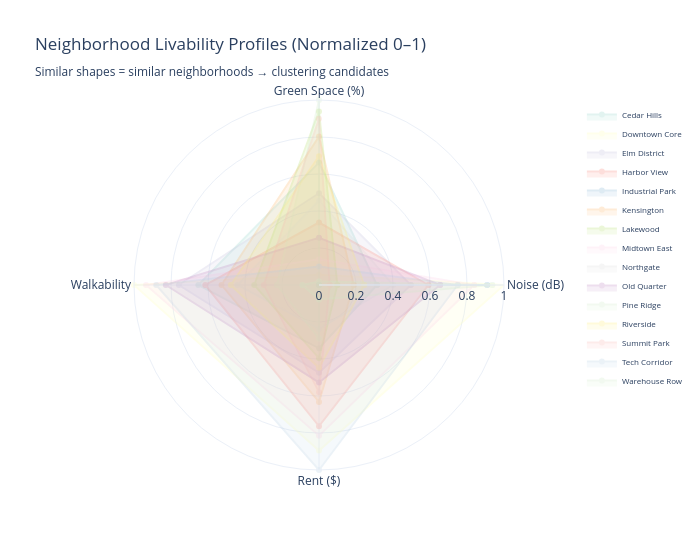

The cell this chart's notebook holds for it:
### Markdown cell above
### 2.2 — Radar Chart: Multi-Dimensional Neighborhood Profiles

Radar charts (spider plots) let us see all four features at once for each neighborhood. This makes it easy to spot which neighborhoods have "similar shapes" — exactly what clustering will quantify.

> **💡 Teaching Moment:** Radar charts are great for comparing a small number of entities across multiple standardized dimensions. The key word is **standardized** — we need to normalize the features so they're on the same scale, otherwise the feature with the largest range dominates the visual.

### Code cell
# Radar chart — normalize features to 0–1 for visual comparison
radar_features = ['noise_mean', 'green_mean', 'walk_mean', 'rent_mean']
radar_labels = ['Noise (dB)', 'Green Space (%)', 'Walkability', 'Rent ($)']

scaler_mm = MinMaxScaler()
normalized = pd.DataFrame(
    scaler_mm.fit_transform(profiles[radar_features]),
    columns=radar_labels,
    index=profiles.index
)

# Color palette for 15 neighborhoods
colors = (px.colors.qualitative.Set3 + px.colors.qualitative.Pastel1)[:15]

fig = go.Figure()
for i, (nbhd_id, row) in enumerate(normalized.iterrows()):
    values = row.tolist() + [row.tolist()[0]]  # close the polygon
    fig.add_trace(go.Scatterpolar(
        r=values,
        theta=radar_labels + [radar_labels[0]],
        fill='toself',
        name=nbhd_names[nbhd_id],
        opacity=0.25,
        line=dict(color=colors[i], width=2)
    ))

fig.update_layout(
    polar=dict(radialaxis=dict(visible=True, range=[0, 1])),
    title='Neighborhood Livability Profiles (Normalized 0–1)<br><sub>Similar shapes = similar neighborhoods → clustering candidates</sub>',
    template='plotly_white',
    width=700, height=550,
    showlegend=True,
    legend=dict(font=dict(size=8), x=1.05)
)
fig.show()

print("🔍 Notice how the radar shapes naturally group:")
print("   • Downtown Core, Tech Corridor, Midtown East → large noise + walkability spikes")
print("   • Pine Ridge, Lakewood, Summit Park → large green space spikes, low noise")
print("   • Industrial Park, Warehouse Row → high noise, low everything else")

### Figure 1 — Plotly figure (JSON) as saved in the notebook; plotly's stock layout.template omitted (floating-point values rounded to 4 significant figures)
{"data": [{"fill": "toself", "line": {"color": "rgb(141,211,199)", "width": 2}, "name": "Cedar Hills", "opacity": 0.25, "r": [0.313, 0.6624, 0.6524, 0.3425, 0.313], "theta": ["Noise (dB)", "Green Space (%)", "Walkability", "Rent ($)", "Noise (dB)"], "type": "scatterpolar"}, {"fill": "toself", "line": {"color": "rgb(255,255,179)", "width": 2}, "name": "Downtown Core", "opacity": 0.25, "r": [1.0, 0.0549, 1, 0.8951, 1.0], "theta": ["Noise (dB)", "Green Space (%)", "Walkability", "Rent ($)", "Noise (dB)"], "type": "scatterpolar"}, {"fill": "toself", "line": {"color": "rgb(190,186,218)", "width": 2}, "name": "Elm District", "opacity": 0.25, "r": [0.4959, 0.4961, 0.7575, 0.4743, 0.4959], "theta": ["Noise (dB)", "Green Space (%)", "Walkability", "Rent ($)", "Noise (dB)"], "type": "scatterpolar"}, {"fill": "toself", "line": {"color": "rgb(251,128,114)", "width": 2}, "name": "Harbor View", "opacity": 0.25, "r": [0.5916, 0.3378, 0.6146, 0.7632, 0.5916], "theta": ["Noise (dB)", "Green Space (%)", "Walkability", "Rent ($)", "Noise (dB)"], "type": "scatterpolar"}, {"fill": "toself", "line": {"color": "rgb(128,177,211)", "width": 2}, "name": "Industrial Park", "opacity": 0.25, "r": [0.909, 0, 0, 0, 0.909], "theta": ["Noise (dB)", "Green Space (%)", "Walkability", "Rent ($)", "Noise (dB)"], "type": "scatterpolar"}, {"fill": "toself", "line": {"color": "rgb(253,180,98)", "width": 2}, "name": "Kensington", "opacity": 0.25, "r": [0.1873, 0.8022, 0.527, 0.6322, 0.1873], "theta": ["Noise (dB)", "Green Space (%)", "Walkability", "Rent ($)", "Noise (dB)"], "type": "scatterpolar"}, {"fill": "toself", "line": {"color": "rgb(179,222,105)", "width": 2}, "name": "Lakewood", "opacity": 0.25, "r": [0.09913, 0.9383, 0.3501, 0.3956, 0.09913], "theta": ["Noise (dB)", "Green Space (%)", "Walkability", "Rent ($)", "Noise (dB)"], "type": "scatterpolar"}, {"fill": "toself", "line": {"color": "rgb(252,205,229)", "width": 2}, "name": "Midtown East", "opacity": 0.25, "r": [0.8388, 0.1386, 0.9347, 0.8147, 0.8388], "theta": ["Noise (dB)", "Green Space (%)", "Walkability", "Rent ($)", "Noise (dB)"], "type": "scatterpolar"}, {"fill": "toself", "line": {"color": "rgb(217,217,217)", "width": 2}, "name": "Northgate", "opacity": 0.25, "r": [0.4006, 0.457, 0.44, 0.2376, 0.4006], "theta": ["Noise (dB)", "Green Space (%)", "Walkability", "Rent ($)", "Noise (dB)"], "type": "scatterpolar"}, {"fill": "toself", "line": {"color": "rgb(188,128,189)", "width": 2}, "name": "Old Quarter", "opacity": 0.25, "r": [0.6543, 0.2557, 0.828, 0.5266, 0.6543], "theta": ["Noise (dB)", "Green Space (%)", "Walkability", "Rent ($)", "Noise (dB)"], "type": "scatterpolar"}, {"fill": "toself", "line": {"color": "rgb(204,235,197)", "width": 2}, "name": "Pine Ridge", "opacity": 0.25, "r": [0, 1, 0.227, 0.2898, 0], "theta": ["Noise (dB)", "Green Space (%)", "Walkability", "Rent ($)", "Noise (dB)"], "type": "scatterpolar"}, {"fill": "toself", "line": {"color": "rgb(255,237,111)", "width": 2}, "name": "Riverside", "opacity": 0.25, "r": [0.2441, 0.6965, 0.4765, 0.4476, 0.2441], "theta": ["Noise (dB)", "Green Space (%)", "Walkability", "Rent ($)", "Noise (dB)"], "type": "scatterpolar"}, {"fill": "toself", "line": {"color": "rgb(251,180,174)", "width": 2}, "name": "Summit Park", "opacity": 0.25, "r": [0.05736, 0.898, 0.2979, 0.5791, 0.05736], "theta": ["Noise (dB)", "Green Space (%)", "Walkability", "Rent ($)", "Noise (dB)"], "type": "scatterpolar"}, {"fill": "toself", "line": {"color": "rgb(179,205,227)", "width": 2}, "name": "Tech Corridor", "opacity": 0.25, "r": [0.7497, 0.1002, 0.8799, 1.0, 0.7497], "theta": ["Noise (dB)", "Green Space (%)", "Walkability", "Rent ($)", "Noise (dB)"], "type": "scatterpolar"}, {"fill": "toself", "line": {"color": "rgb(204,235,197)", "width": 2}, "name": "Warehouse Row", "opacity": 0.25, "r": [0.9367, 0.01903, 0.08977, 0.07874, 0.9367], "theta": ["Noise (dB)", "Green Space (%)", "Walkability", "Rent ($)", "Noise (dB)"], "type": "scatterpolar"}], "layout": {"height": 550, "legend": {"font": {"size": 8}, "x": 1.05}, "polar": {"radialaxis": {"range": [0, 1], "visible": true}}, "showlegend": true, "title": {"text": "Neighborhood Livability Profiles (Normalized 0–1)<br><sub>Similar shapes = similar neighborhoods → clustering candidates</sub>"}, "width": 700}}
